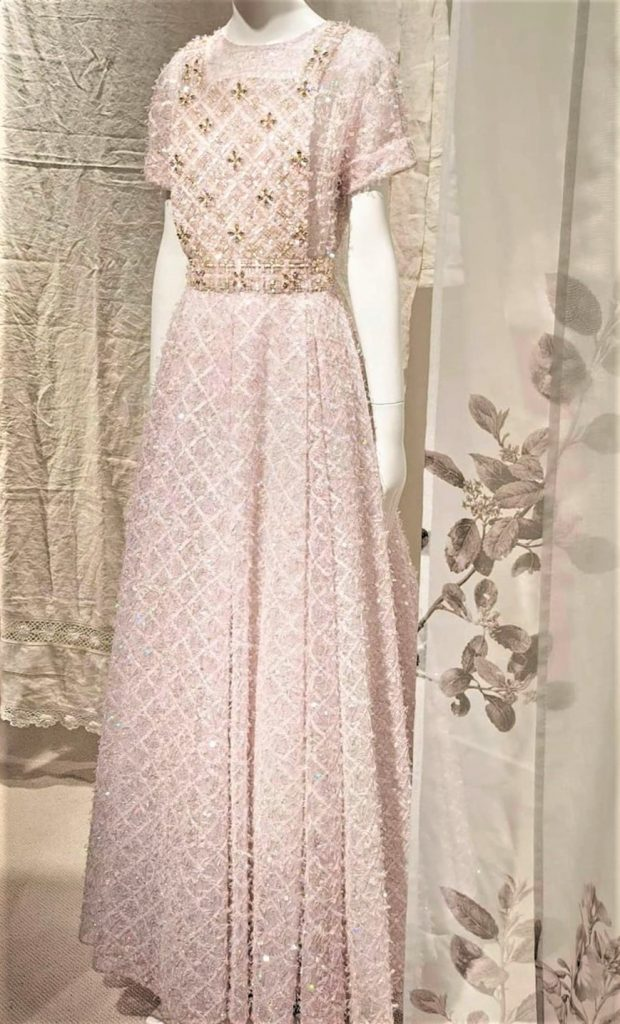
#> input picture data/latest/images/Chanel_haute_couture_2020_2bd152aad9e67d01.jpg, 620 x 1024 px, given in place of ., which was not available
$ python -i textures.py   (imports and definitions only)   (older library calls are emulated)
#> lines starting #> are read from the running program, lines starting #| are printed output that depends on the picture; pictures that were not available may be replaced by others from this repository, and a replacement may not be noted
import pandas as pd, numpy as np, cv2, json
from pathlib import Path

FAMILIES = ["matte","glossy","metallic","sheer","fuzzy","quilted","ribbed","distressed"]

def _features(img):
    gray = cv2.cvtColor(img, cv2.COLOR_RGB2GRAY)
    lap = cv2.Laplacian(gray, cv2.CV_32F).var()
    hsv = cv2.cvtColor(img, cv2.COLOR_RGB2HSV)
    s_mean = float(hsv[...,1].mean())/255.0
    v_mean = float(hsv[...,2].mean())/255.0
    edges = cv2.Canny(gray, 50, 150).mean()
    return dict(lapl=lap, s=s_mean, v=v_mean, edges=edges)

def _classify(feat):
    if feat["lapl"] > 200 and feat["s"] > 0.4 and feat["v"] > 0.6: return "glossy"
    if feat["s"] < 0.1 and feat["v"] > 0.85:                      return "sheer"
    if feat["lapl"] > 260 and feat["s"] > 0.6:                    return "metallic"
    if feat["edges"] > 25 and feat["s"] < 0.25:                   return "matte"
    return "matte"

def run(paths, out_dir):
#> called with out_dir = 'out.png'
    rows=[]
    for p in paths:
        try:
            bgr = cv2.imread(p); img = cv2.cvtColor(bgr, cv2.COLOR_BGR2RGB)
#> in run, bgr is the input picture: shape (1024, 620, 3); mean B, G, R 165.3, 180.4, 199.9
            f=_features(img); label=_classify(f)
#> in _features, `gray = cv2.cvtColor(img, cv2.COLOR_RGB2GRAY)`:
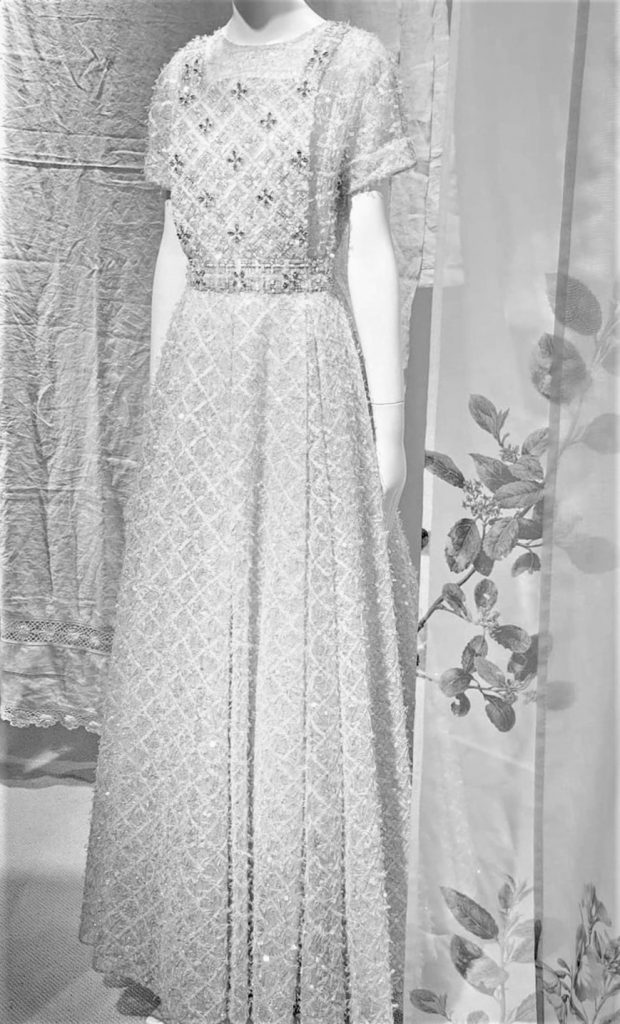
#> gray: shape (1024, 620); min 4, max 254, mean 184.5
#> in _features, `lap = cv2.Laplacian(gray, cv2.CV_32F).var()`: lap = 481.6
#> in _features, `hsv = cv2.cvtColor(img, cv2.COLOR_RGB2HSV)`: hsv: shape (1024, 620, 3); mean H, S, V 13.3, 45.9, 199.9
#> in _features, `s_mean = float(hsv[...,1].mean())/255.0`: s_mean = 0.18
#> in _features, `v_mean = float(hsv[...,2].mean())/255.0`: v_mean = 0.784
#> in _features, `edges = cv2.Canny(gray, 50, 150).mean()`: edges = 54.38
#> after `f = _features(img)`: f = {'lapl': 481.6, 's': 0.18, 'v': 0.784, 'edges': 54.38}
#> after `label = _classify(f)`: label = 'matte'
#> pass 3 of the loop in run, `for p in paths:`:
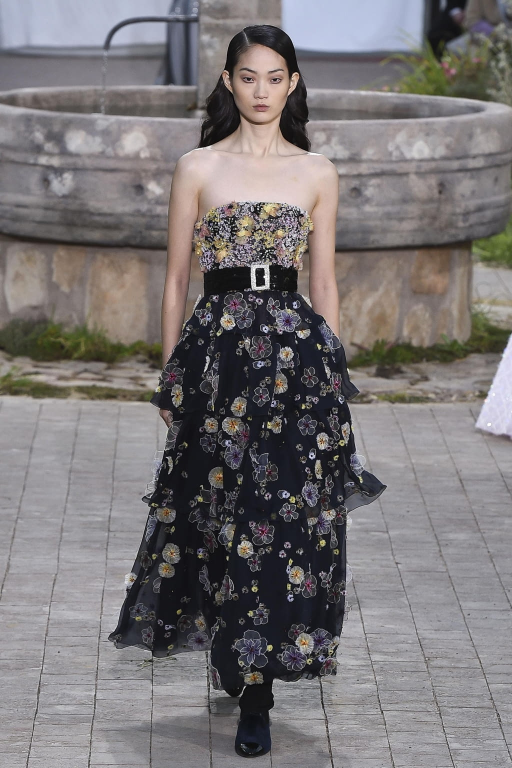
#> input picture data/latest/images/Chanel_haute_couture_2020_6df5a8c01c03d452.jpg, 1024 x 1536 px, given in place of , which was not available (shown at 1/2 size)
#> in run, bgr is the input picture: shape (1536, 1024, 3); mean B, G, R 118.7, 117.4, 121.6
#> img: shape (1536, 1024, 3)
#> in _features (call 3), `gray = cv2.cvtColor(img, cv2.COLOR_RGB2GRAY)`:
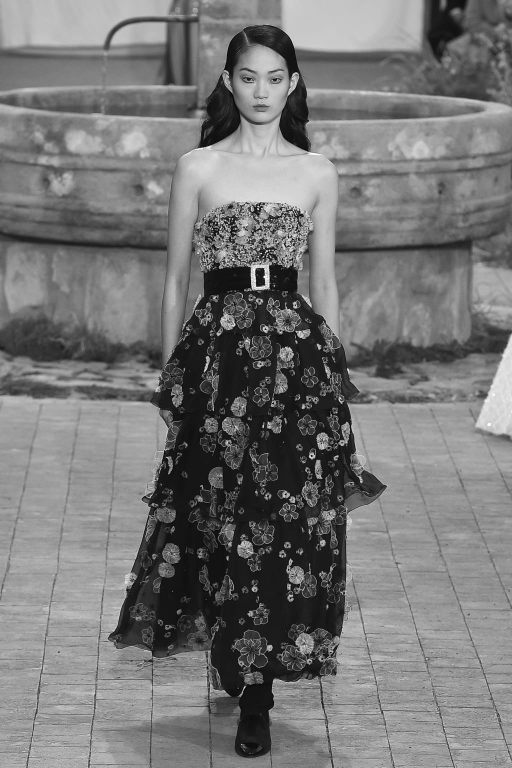
#> gray: shape (1536, 1024) (shown at 1/2 size); min 0, max 255, mean 118.8
#> lap = 1138
#> hsv: shape (1536, 1024, 3); mean H, S, V 96.7, 28.7, 125.4
#> s_mean = 0.113
#> v_mean = 0.492
#> edges = 21.91
#> f = {'lapl': 1138, 's': 0.113, 'v': 0.492, 'edges': 21.91}
#> the loop made 68 passes; the first 3 are shown
            rows.append({"image_path":p,"primary_label":label,"features":json.dumps(f)})
        except Exception: continue
    df = pd.DataFrame(rows)
#> (the run stopped early here; a loop or call above may not have finished)
